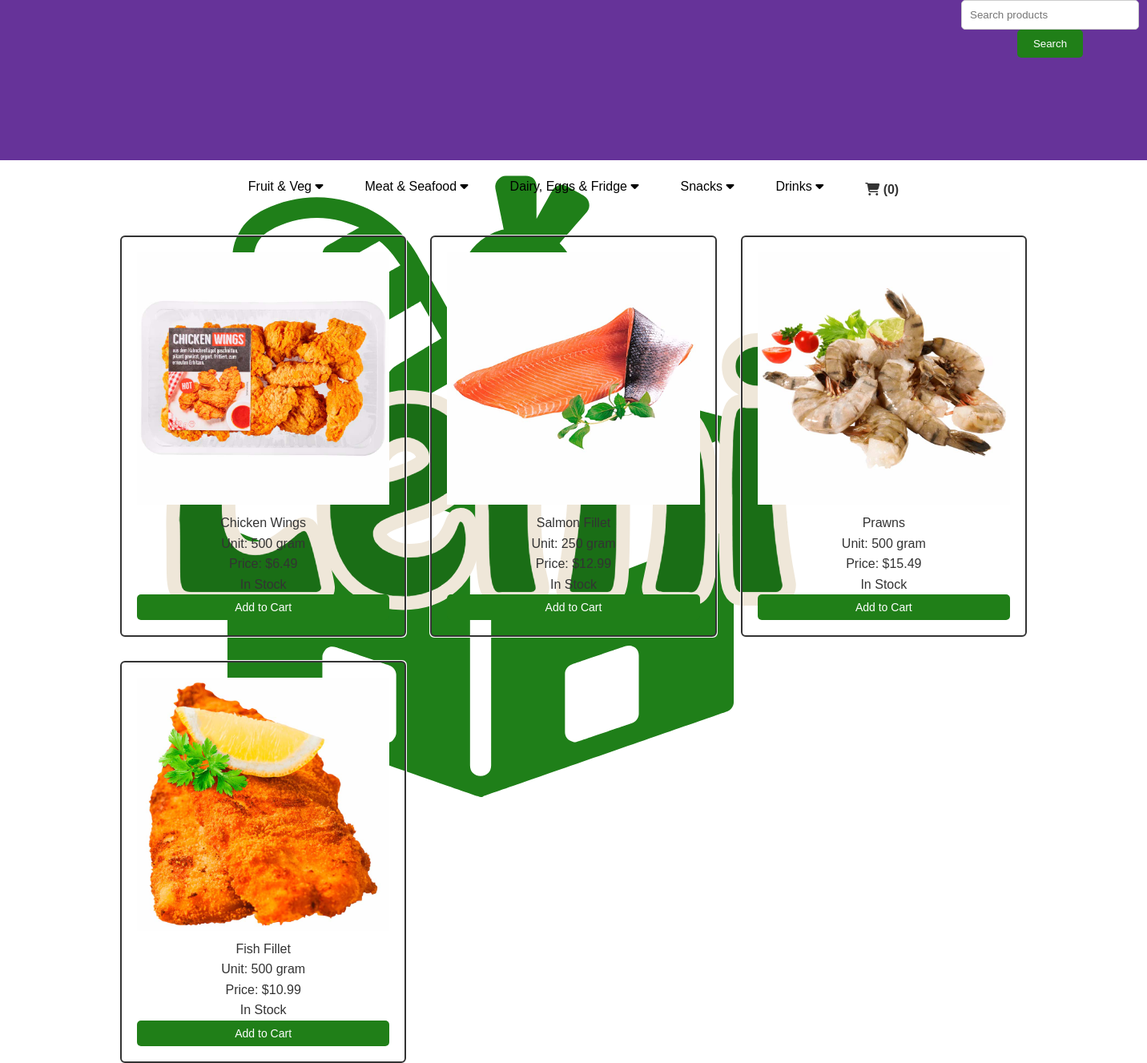
The page /category.php?category_id=7 on the database its author committed.
### tables this page shows
CREATE TABLE IF NOT EXISTS `categories` (
  `category_id` int(10) UNSIGNED NOT NULL AUTO_INCREMENT,
  `category_name` varchar(50) DEFAULT NULL,
  `parent_id` int(11) DEFAULT NULL,
  PRIMARY KEY (`category_id`)
);

CREATE TABLE IF NOT EXISTS `products` (
  `product_id` int(10) UNSIGNED NOT NULL AUTO_INCREMENT,
  `product_name` varchar(50) DEFAULT NULL,
  `unit_price` float(8,2) DEFAULT NULL,
  `unit_quantity` varchar(15) DEFAULT NULL,
  `in_stock` int(10) UNSIGNED DEFAULT NULL,
  `category_id` int(10) UNSIGNED DEFAULT NULL,
  `image_url` varchar(255) DEFAULT NULL,
  PRIMARY KEY (`product_id`),
  KEY `category_id` (`category_id`)
);

### category.php (the view, shortened to what this page needs)
<!DOCTYPE html>
<html lang="en">
<head>
    <link rel="stylesheet" href="./style.css">
</head>
<body>
    <?php include 'header.php'; ?>
    <div class="grid-container">
        <?php
        $connection = mysqli_connect('localhost', 'root', '', 'assignment1');
        $category_id = $_GET['category_id'];
        $query = "SELECT * FROM products WHERE category_id = $category_id";
        $result = mysqli_query($connection, $query);
        if (mysqli_num_rows($result) > 0) {
            while ($row = mysqli_fetch_assoc($result)) {
                echo "<div class='grid-item'>";
                echo "<img src='" . $row['image_url'] . "' alt='" . $row['product_name'] . "'>";
                echo "<h3>" . $row['product_name'] . "</h3>";
                echo "<p>Unit: " . $row['unit_quantity'] . "</p>";
                echo "<p>Price: $" . $row['unit_price'] . "</p>";
                echo "<p>" . ($row['in_stock'] ? "In Stock" : "Out of Stock") . "</p>";
        if ($row['in_stock']) {
            echo "<button class='add-to-cart-button' data-product-id='" . $row['product_id'] . "'>Add to Cart</button>";
        } else {
            echo "<button disabled class='out-of-stock'>Out of Stock</button>";
        }
        echo "</div>";
                }
            }
         else {
            echo "No items found in this category.";
        }
        ?>
    </div>
</body>
</html>

### navigation.php (shortened to what this page needs)
<?php
$connection = mysqli_connect('localhost', 'root', '', 'assignment1');
$cartItemCount = isset($_SESSION['cart']) ? count($_SESSION['cart']) : 0;
?>
<nav class="navbar">
    <ul>
        <?php
        $categories_query = "SELECT * FROM categories WHERE parent_id IS NULL";
        $categories_result = mysqli_query($connection, $categories_query);
        while ($category_row = mysqli_fetch_assoc($categories_result)) {
            $category_id = $category_row['category_id'];
            $category_name = $category_row['category_name'];
            $subcategories_query = "SELECT * FROM categories WHERE parent_id = $category_id";
            $subcategories_result = mysqli_query($connection, $subcategories_query);
            $has_subcategories = mysqli_num_rows($subcategories_result) > 0;
            echo "<li>";
            if ($has_subcategories) {
                echo "<div class='dropdown'>";
                echo "<button class='dropbtn'>$category_name <i class='fa fa-caret-down'></i></button>";
                echo "</div>";
            } else {
                echo "<a href='category.php?category_id=$category_id'>$category_name</a>";
            }
            echo "</li>";
        }
        ?>
        <li id="cart-link"><a href="cart.php"><i class="fa-solid fa-cart-shopping"></i> (<span id="cart-item-count"><?php echo $cartItemCount; ?></span>)</a></li>
    </ul>
</nav>

### style.css (style rules this page uses)
html, body, div, span, applet, object, iframe, h1, h2, h3, h4, h5, h6, p, blockquote, pre, a, abbr, acronym, address, big, cite, code, del, dfn, em, img, ins, kbd, q, s, samp, small, strike, strong, sub, sup, tt, var, b, u, i, center, dl, dt, dd, ol, ul, li, fieldset, form, label, legend, table, caption, tbody, tfoot, thead, tr, th, td, article, aside, canvas, details, embed, figure, figcaption, footer, header, hgroup, menu, nav, output, ruby, section, summary, time, mark, audio, video { margin: 0; padding: 0; border: 0; font-size: 100%; font: inherit; vertical-align: baseline; }
article, aside, details, figcaption, figure, footer, header, hgroup, menu, nav, section { display: block; }
body { line-height: 1; }
ol, ul { list-style: none; }
html { overflow-x: hidden; overflow-y: auto; }
body { font-family: Arial, Helvetica, sans-serif, sans-serif; background-color: white; color: #333; line-height: 1.6; }
.navbar { background-color: #fff; padding: 10px; }
.navbar ul { list-style: none; display: flex; justify-content: center; }
.navbar ul li { margin: 0 10px; }
.navbar ul li a { text-decoration: none; color: #333; font-weight: bold; }
.navbar a { float: left; font-size: 16px; color: #333; text-align: center; padding: 14px 16px; text-decoration: none; }
.dropdown { float: left; overflow: hidden; }
.dropdown .dropbtn { font-size: 16px; border: none; outline: none; padding: 14px 16px; background-color: inherit; font-family: inherit; margin: 0; }
.grid-container { display: grid; grid-template-columns: repeat(3, 1fr); gap: 30px; justify-items: center; margin-top: 20px; padding: 0 150px; }
.grid-item { outline: auto; display: grid; align-items: center; border: 1px solid white; border-radius: 5px; padding: 20px; text-align: center; }
.grid-item img { max-width: 100%; height: auto; }
.grid-item h3 { margin-top: 10px; }
.grid-item button { padding: 8px 16px; background-color: #207F18; color: #fff; border: none; border-radius: 5px; font-size: 14px; cursor: pointer; }

### rows shown on the page
categories: category_name "Fruit & Veg"
categories: category_name "Meat & Seafood"
categories: category_name "Dairy, Eggs & Fridge"
categories: category_name "Snacks"
categories: category_name "Drinks"
products: image_url (picture), product_name "Chicken Wings", unit_quantity "500 gram", unit_price "6.49", in_stock "In Stock"
products: image_url (picture), product_name "Salmon Fillet", unit_quantity "250 gram", unit_price "12.99", in_stock "In Stock"
products: image_url (picture), product_name "Prawns", unit_quantity "500 gram", unit_price "15.49", in_stock "In Stock"
products: image_url (picture), product_name "Fish Fillet", unit_quantity "500 gram", unit_price "10.99", in_stock "In Stock"

### other values the page prints
$cartItemCount "0"
